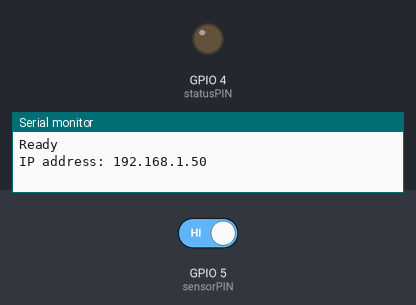
This sketch was run on a simulated ESP8266 (NodeMCU). Shown: output pins drawn as LEDs (lit = HIGH), the last lines printed to the serial monitor. The test bench sets the inputs (shaded band); at power-on: GPIO 5 (sensorPIN) HIGH. WiFi joins after 1.5 s; servers stay silent unless stated; no MQTT or app messages arrive unless stated.

Above: at 3.7 s.
3.8 s: GPIO 5 (sensorPIN) driven LOW
5.3 s: GPIO 5 (sensorPIN) driven HIGH
At 12.67 s:
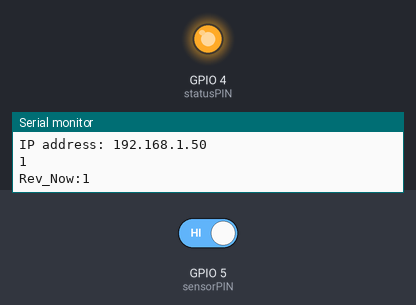
Timing chart, 0 to 24.3 s (numbered marks = the images above; inputs shaded):
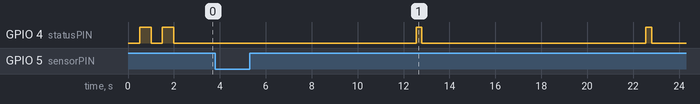

The sketch:

RPM_MQTT_V15_AddHandling_LastWillMsg.ino
```cpp
#include <ESP8266WiFi.h>
#include <ESP8266mDNS.h>
#include <ArduinoOTA.h>
#include <ArduinoMqttClient.h>

//define board id
unsigned int idRPM = 35;    //Wheel 1

//WiFi Config
IPAddress local_IP(172, 16, 68, 202);
IPAddress subnet(255, 255, 255, 0);
IPAddress gateway(172, 16, 68, 1);
IPAddress primaryDNS(8, 8, 8, 8);
IPAddress secondaryDNS(8, 8, 4, 4);

const char* ssid = "RF_AP1"; //AP SSID
const char* password = "payungteduh123"; //AP PASSWORD

WiFiClient wifiClient;
MqttClient mqttClient(wifiClient);

//MQTT Config
const char broker[] = "172.16.68.72";
int        port     = 1883;
const char topic[]  = "wheel1/rpm/data/subs1";
const char willTopic[] = "wheel1/rpm/will";

//Define digital pinout moude sensor and led indicator
const int sensorPIN = 5;
const int statusPIN = 4;

int f,g,h = 0;
int rev = 0;
int sensorStateLast;
const int constant = 20;
unsigned long previousMillis = 0;        // will store last val = 0
const long interval = 10000;             // interval at which to reset is 10000 ms / 10 s

void setup() {
  Serial.begin(115200);
  pinMode(sensorPIN, INPUT);
  pinMode(statusPIN, OUTPUT);

  // Initialiaze connection to WiFi, MQTT and Schema MQTT Subscribtion Message
  wifiSetup();
  wifiHandling();
  MQTTconnection();
  OTA();
  previousMillis = millis();
}

void OTA(){
   //Upload Program Over The Air (OTA)
   ArduinoOTA.onStart([]() {
     String type;
     if (ArduinoOTA.getCommand() == U_FLASH)
       type = "sketch";
     else // U_SPIFFS
       type = "filesystem";

     // NOTE: if updating SPIFFS this would be the place to unmount SPIFFS using SPIFFS.end()
     Serial.println("Start updating " + type);
   });
   ArduinoOTA.onEnd([]() {
     Serial.println("\nEnd");
   });
   ArduinoOTA.onProgress([](unsigned int progress, unsigned int total) {
     Serial.printf("Progress: %u%%\r", (progress / (total / 100)));
   });
   ArduinoOTA.onError([](ota_error_t error) {
     Serial.printf("Error[%u]: ", error);
     if (error == OTA_AUTH_ERROR) Serial.println("Auth Failed");
     else if (error == OTA_BEGIN_ERROR) Serial.println("Begin Failed");
     else if (error == OTA_CONNECT_ERROR) Serial.println("Connect Failed");
     else if (error == OTA_RECEIVE_ERROR) Serial.println("Receive Failed");
     else if (error == OTA_END_ERROR) Serial.println("End Failed");
   });
   ArduinoOTA.begin();
   Serial.println("Ready");
   Serial.print("IP address: ");
   Serial.println(WiFi.localIP());
}

void wifiSetup() {
  if (!WiFi.config(local_IP, gateway, subnet, primaryDNS, secondaryDNS)) {
    Serial.println("STA Failed to configure");
  }
  WiFi.mode(WIFI_STA);
  WiFi.begin(ssid, password); //WiFi init
  #ifdef DEBUG
  Serial.print("Connecting");
  Serial.println();
  #endif
  wifiHandling();
}

void wifiHandling() {
  while(WiFi.status() != WL_CONNECTED) { //WiFi not connected
    delay(500);
    Serial.print(".");
    blink_led2();
    if(g==60){ // +- 60 s
      Serial.println("CAN'T CONNECT TO AP, ESP8266 SOFTWARE RESET!");
      ESP.restart();
    }
    g++;
  }
  while(WiFi.waitForConnectResult() != WL_CONNECTED) {
    Serial.println("Connection Failed! Rebooting...");
    delay(5000);
    ESP.restart();
  }
  if(WiFi.status() == WL_CONNECTED) { //WiFi connected
    #ifdef DEBUG
    Serial.println("");
    Serial.print("Wifi Connected, IP address: ");
    Serial.println(WiFi.localIP());
    #endif
  }
}

void MQTTconnection() {
  // You can provide a unique client ID, if not set the library uses Arduin-millis()
  // Each client must have a unique client ID
  mqttClient.setId("ESP8266S_GMI_RPM_35");

  // You can provide a username and password for authentication
  // mqttClient.setUsernamePassword("username", "password");

  // By default the library connects with the "clean session" flag set,
  // you can disable this behaviour by using
  // mqttClient.setCleanSession(false);

  // set a will message, used by the broker when the connection dies unexpectantly
  // you must know the size of the message before hand, and it must be set before connecting
  String willPayload = "OH NO!";
  bool willRetain = true;
  int willQos = 1;

  mqttClient.beginWill(willTopic, willPayload.length(), willRetain, willQos);
  mqttClient.print(willPayload);
  mqttClient.endWill();
  Serial.print("Attempting to connect to the MQTT broker: ");
  Serial.println(broker);
  MQTThandling();
}

void MQTThandling() { // handling renew connection MQTT Client "ESP32" to Broker
  if (!mqttClient.connect(broker, port)) {
    blink_led3();
    Serial.print("MQTT connection failed! Error code = ");
    Serial.println(mqttClient.connectError());
    if(mqttClient.connectError()){
      mqttClient.connect(broker, port);
    }
    f++;
    Serial.print("f:");Serial.println(f);
  }
}

void blink_led1() { // Indicator for publish data VC
  if(rev >= 0){
    digitalWrite(statusPIN, HIGH); delay(250);
    digitalWrite(statusPIN, LOW); delay(250);
  }
}

void blink_led2() { // Indicator for lost/trouble in WiFi connection
  for(h=0; h<=1; h++){
    digitalWrite(statusPIN, HIGH); delay(500);
    digitalWrite(statusPIN, LOW); delay(500);
  }
}

void blink_led3() { // Indicator for los MQTT connection
  for(h=0; h<=3; h++){
    digitalWrite(statusPIN, HIGH); delay(250);
    digitalWrite(statusPIN, LOW); delay(250);
  }
}

void loop() {
  if (!mqttClient.connected()) {
    MQTThandling();
  } else {
    // call poll() regularly to allow the library to send MQTT keep alive which
    // avoids being disconnected by the broker
    mqttClient.poll();
    if((millis() - previousMillis) > 0){
      if((millis() - previousMillis) >= interval){
        // save the last time you reset rev
        previousMillis = millis();
        Serial.print("Rev_Now:");
        Serial.println(rev);
        int RPM = (rev*6) + constant; // rps every interval: 10000 ms
        String _sendData = "{\"sensor_id\":\"";
        _sendData += idRPM;
        _sendData += "\",\"sensor_type\":\"1";
        _sendData += "\",\"rpm\":\"";
        _sendData += RPM;
        _sendData += "\"}";
        char dataBuffer[1024];
        _sendData.toCharArray(dataBuffer, 1024);
        wifiHandling();
        if(!mqttClient.connected()) { // handling MQTT connection before publish data
          MQTThandling();
        }
        mqttClient.beginMessage(topic);
        mqttClient.print(dataBuffer);
        mqttClient.endMessage();
        blink_led1();
        Serial.println("Data Send!\n");
        rev = 0;
      }
    } else {
      if(((4320000000 - previousMillis) + millis())  >= 1000){ //((approx - oldtime) + millis())
        previousMillis = millis();
      }
    }
    if (digitalRead(sensorPIN) == 0){
      do{
        sensorStateLast = digitalRead(sensorPIN);
        delay(10);
      } while (sensorStateLast == 0);
      rev++;
      Serial.println(rev);
    }
    f = 0;
  }
  if(f==60){ // +- 60 s
    Serial.println("CAN'T CONNECT TO BROKER, ESP8266 SOFTWARE RESET!");
    ESP.restart();
  }
}
```

Measured:
- after the input at 3.8 s, every drawn part: stays the same
- after the input at 5.3 s, GPIO 4 (statusPIN): alternates HIGH for 0.25 s and LOW for 9.8 s, starting after 7.3 s
